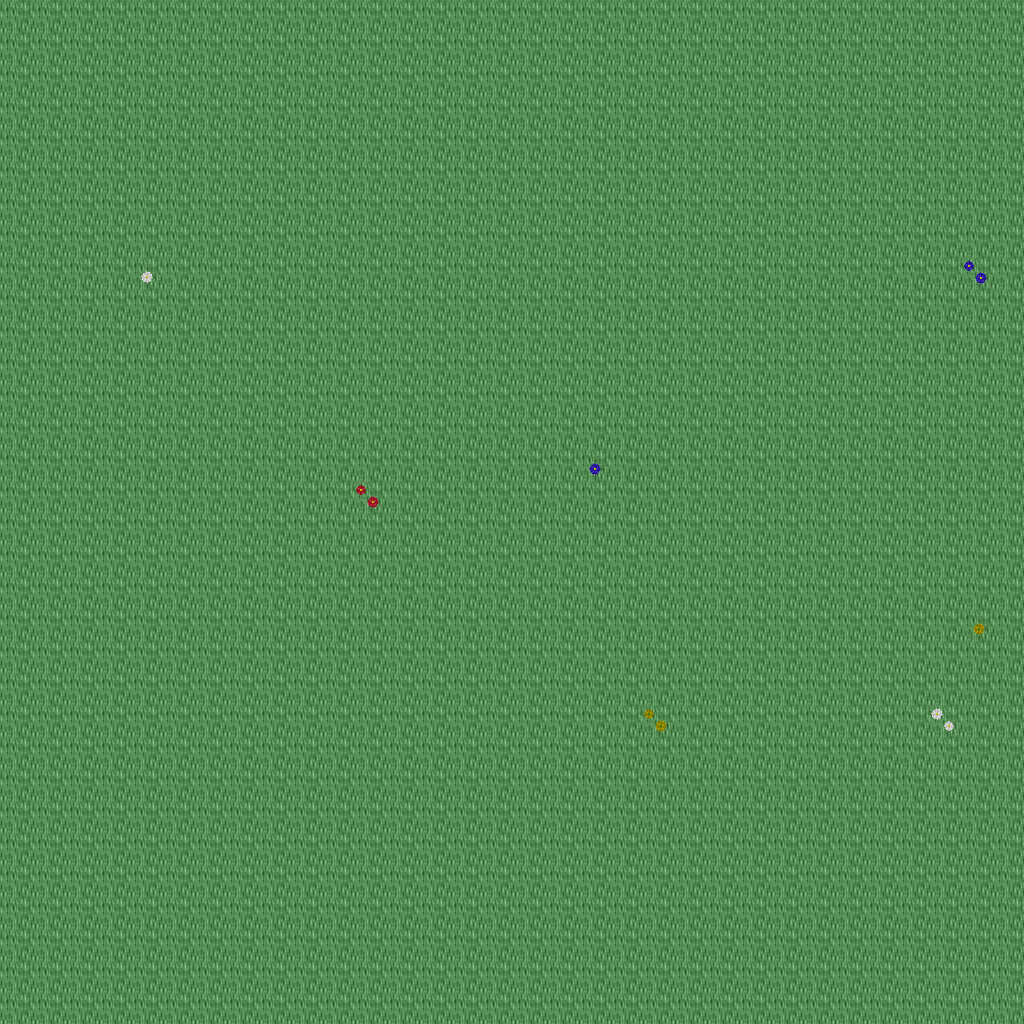

Tiled map render using the project's own tile images. Description and the map definition, with tile-layer contents summarised, below:
An orthogonal 32x32 tile map with 32x32 px tiles, 5 tile layers (Ground, Objects, Objects2, Above, ...), 1 hidden layer not drawn, 45 tilesets.

<map version="1.10" tiledversion="1.11.0" orientation="orthogonal" renderorder="right-down" width="32" height="32" tilewidth="32" tileheight="32" infinite="0" nextlayerid="11" nextobjectid="1">
 <tileset firstgid="1" name="logic_collision" tilewidth="32" tileheight="32" tilecount="1" columns="1">
  <image source="../drawable/logic_collision.png" width="32" height="32" />
 </tileset>
 <tileset firstgid="2" name="ground_ground" tilewidth="32" tileheight="32" tilecount="33" columns="3">
  <image source="../drawable/ground_ground.png" width="96" height="352" />
 </tileset>
 <tileset firstgid="35" name="building_castle" tilewidth="32" tileheight="32" tilecount="320" columns="20">
  <image source="../drawable/building_castle.png" width="640" height="512" />
 </tileset>
 <tileset firstgid="355" name="item_weapon_cannon" tilewidth="32" tileheight="32" tilecount="12" columns="3">
  <image source="../drawable/item_weapon_cannon.png" width="96" height="128" />
 </tileset>
 <tileset firstgid="367" name="item_pot_barrels_1" tilewidth="32" tileheight="32" tilecount="8" columns="4">
  <image source="../drawable/item_pot_barrels_1.png" width="128" height="64" />
 </tileset>
 <tileset firstgid="375" name="ground_grass_edges" tilewidth="32" tileheight="32" tilecount="36" columns="12">
  <image source="../drawable/ground_grass_edges.png" width="384" height="96" />
 </tileset>
 <tileset firstgid="411" name="ground_grass_corners" tilewidth="32" tileheight="32" tilecount="24" columns="6">
  <image source="../drawable/ground_grass_corners.png" width="192" height="128" />
 </tileset>
 <tileset firstgid="435" name="plant_vine" tilewidth="32" tileheight="32" tilecount="3" columns="1">
  <image source="../drawable/plant_vine.png" width="32" height="96" />
 </tileset>
 <tileset firstgid="438" name="ground_water_pool" tilewidth="32" tileheight="32" tilecount="72" columns="3">
  <image source="../drawable/ground_water_pool.png" width="96" height="768" />
 </tileset>
 <tileset firstgid="510" name="ground_earth_edges" tilewidth="32" tileheight="32" tilecount="18" columns="6">
  <image source="../drawable/ground_earth_edges.png" width="192" height="96" />
 </tileset>
 <tileset firstgid="528" name="building_decoration_chimney" tilewidth="32" tileheight="32" tilecount="2" columns="1">
  <image source="../drawable/building_decoration_chimney.png" width="32" height="64" />
 </tileset>
 <tileset firstgid="530" name="building_decoration_chimney_big" tilewidth="32" tileheight="32" tilecount="2" columns="1">
  <image source="../drawable/building_decoration_chimney_big.png" width="32" height="64" />
 </tileset>
 <tileset firstgid="532" name="plant_tree_fall_trees" tilewidth="32" tileheight="32" tilecount="40" columns="8">
  <image source="../drawable/plant_tree_fall_trees.png" width="256" height="160" />
 </tileset>
 <tileset firstgid="572" name="plant_tree_chestnut_tree" tilewidth="32" tileheight="32" tilecount="20" columns="4">
  <image source="../drawable/plant_tree_chestnut_tree.png" width="128" height="160" />
 </tileset>
 <tileset firstgid="592" name="plant_bush_hedge" tilewidth="32" tileheight="32" tilecount="35" columns="5">
  <image source="../drawable/plant_bush_hedge.png" width="160" height="224" />
 </tileset>
 <tileset firstgid="627" name="item_statue_gazingball_statue" tilewidth="32" tileheight="32" tilecount="12" columns="3">
  <image source="../drawable/item_statue_gazingball_statue.png" width="96" height="128" />
 </tileset>
 <tileset firstgid="639" name="plant_flower_red_blue_clusters" tilewidth="32" tileheight="32" tilecount="4" columns="1">
  <image source="../drawable/plant_flower_red_blue_clusters.png" width="32" height="128" />
 </tileset>
 <tileset firstgid="643" name="ground_cobbled_paving" tilewidth="32" tileheight="32" tilecount="1" columns="1">
  <image source="../drawable/ground_cobbled_paving.png" width="32" height="32" />
 </tileset>
 <tileset firstgid="644" name="furniture_light_lamp_blue" tilewidth="32" tileheight="32" tilecount="3" columns="1">
  <image source="../drawable/furniture_light_lamp_blue.png" width="32" height="96" />
 </tileset>
 <tileset firstgid="647" name="light_dim_light_7x5" tilewidth="32" tileheight="32" tilecount="35" columns="7">
  <image source="../drawable/light_dim_light_7x5.png" width="224" height="160" />
 </tileset>
 <tileset firstgid="682" name="light_light_5x5" tilewidth="32" tileheight="32" tilecount="25" columns="5">
  <image source="../drawable/light_light_5x5.png" width="160" height="160" />
 </tileset>
 <tileset firstgid="707" name="plant_leaves" tilewidth="32" tileheight="32" tilecount="8" columns="4">
  <image source="../drawable/plant_leaves.png" width="128" height="64" />
 </tileset>
 <tileset firstgid="715" name="plant_flower_flowers_mixed" tilewidth="32" tileheight="32" tilecount="16" columns="4">
  <image source="../drawable/plant_flower_flowers_mixed.png" width="128" height="128" />
 </tileset>
 <tileset firstgid="731" name="plant_bush_large_green" tilewidth="32" tileheight="32" tilecount="9" columns="3">
  <image source="../drawable/plant_bush_large_green.png" width="96" height="96" />
 </tileset>
 <tileset firstgid="740" name="plant_bush_hosta" tilewidth="32" tileheight="32" tilecount="9" columns="3">
  <image source="../drawable/plant_bush_hosta.png" width="96" height="96" />
 </tileset>
 <tileset firstgid="749" name="item_statue_fairypool" tilewidth="32" tileheight="32" tilecount="16" columns="2">
  <image source="../drawable/item_statue_fairypool.png" width="64" height="256" />
 </tileset>
 <tileset firstgid="765" name="item_statue_grey_stone" tilewidth="32" tileheight="32" tilecount="4" columns="2">
  <image source="../drawable/item_statue_grey_stone.png" width="64" height="64" />
 </tileset>
 <tileset firstgid="769" name="item_statue_plants_potted_stone" tilewidth="32" tileheight="32" tilecount="6" columns="3">
  <image source="../drawable/item_statue_plants_potted_stone.png" width="96" height="64" />
 </tileset>
 <tileset firstgid="775" name="plant_flower_daisy_blue" tilewidth="32" tileheight="32" tilecount="8" columns="2">
  <image source="../drawable/plant_flower_daisy_blue.png" width="64" height="128" />
 </tileset>
 <tileset firstgid="783" name="plant_flower_daisy_red" tilewidth="32" tileheight="32" tilecount="8" columns="2">
  <image source="../drawable/plant_flower_daisy_red.png" width="64" height="128" />
 </tileset>
 <tileset firstgid="791" name="plant_flower_daisy_white" tilewidth="32" tileheight="32" tilecount="8" columns="2">
  <image source="../drawable/plant_flower_daisy_white.png" width="64" height="128" />
 </tileset>
 <tileset firstgid="799" name="plant_flower_daisy_yellow" tilewidth="32" tileheight="32" tilecount="8" columns="2">
  <image source="../drawable/plant_flower_daisy_yellow.png" width="64" height="128" />
 </tileset>
 <tileset firstgid="807" name="furniture_chair_bench_white" tilewidth="32" tileheight="32" tilecount="8" columns="2">
  <image source="../drawable/furniture_chair_bench_white.png" width="64" height="128" />
 </tileset>
 <tileset firstgid="815" name="plant_bush_bricked_bushes" tilewidth="32" tileheight="32" tilecount="6" columns="2">
  <image source="../drawable/plant_bush_bricked_bushes.png" width="64" height="96" />
 </tileset>
 <tileset firstgid="821" name="plant_stump_small_stump" tilewidth="32" tileheight="32" tilecount="4" columns="2">
  <image source="../drawable/plant_stump_small_stump.png" width="64" height="64" />
 </tileset>
 <tileset firstgid="825" name="item_firewood" tilewidth="32" tileheight="32" tilecount="12" columns="3">
  <image source="../drawable/item_firewood.png" width="96" height="128" />
 </tileset>
 <tileset firstgid="837" name="item_campfires" tilewidth="32" tileheight="32" tilecount="2" columns="2">
  <image source="../drawable/item_campfires.png" width="64" height="32" />
 </tileset>
 <tileset firstgid="839" name="building_wall_int_sandstone" tilewidth="32" tileheight="32" tilecount="15" columns="3">
  <image source="../drawable/building_wall_int_sandstone.png" width="96" height="160" />
 </tileset>
 <tileset firstgid="854" name="logic_creature_rodent" tilewidth="32" tileheight="32" tilecount="8" columns="8">
  <image source="../drawable/logic_creature_rodent.png" width="256" height="32" />
 </tileset>
 <tileset firstgid="862" name="ground_ground_3" tilewidth="32" tileheight="32" tilecount="5" columns="5">
  <image source="../drawable/ground_ground_3.png" width="160" height="32" />
 </tileset>
 <tileset firstgid="867" name="building_cottage" tilewidth="32" tileheight="32" tilecount="256" columns="16">
  <image source="../drawable/building_cottage.png" width="512" height="512" />
 </tileset>
 <tileset firstgid="1123" name="building_roof_thatched_roof" tilewidth="32" tileheight="32" tilecount="256" columns="16">
  <image source="../drawable/building_roof_thatched_roof.png" width="512" height="512" />
 </tileset>
 <tileset firstgid="1379" name="building_door_doors" tilewidth="32" tileheight="32" tilecount="256" columns="16">
  <image source="../drawable/building_door_doors.png" width="512" height="512" />
 </tileset>
 <tileset firstgid="1635" name="building_window_windows" tilewidth="32" tileheight="32" tilecount="256" columns="16">
  <image source="../drawable/building_window_windows.png" width="512" height="512" />
 </tileset>
 <tileset firstgid="1891" name="logic_portal" tilewidth="32" tileheight="32" tilecount="24" columns="8">
  <image source="../drawable/logic_portal.png" width="256" height="96" />
 </tileset>
 <layer id="1" name="Ground" width="32" height="32">
  <data>[1024 cells, 1024 non-empty, 1 distinct tile ids]</data>
 </layer>
 <layer id="2" name="Objects" width="32" height="32">
  <data>[1024 cells, 7 non-empty, 7 distinct tile ids]</data>
 </layer>
 <layer id="3" name="Objects2" width="32" height="32">
  <data>[1024 cells, 0 non-empty, 0 distinct tile ids]</data>
 </layer>
 <layer id="4" name="Above" width="32" height="32">
  <data>[1024 cells, 0 non-empty, 0 distinct tile ids]</data>
 </layer>
 <layer id="5" name="Above2" width="32" height="32">
  <data>[1024 cells, 0 non-empty, 0 distinct tile ids]</data>
 </layer>
 <layer id="6" name="Walkable" width="32" height="32" visible="0">
  <data>[1024 cells, 0 non-empty, 0 distinct tile ids]</data>
 </layer>
 <objectgroup id="7" name="Mapevents" />
 <objectgroup id="8" name="Spawn" />
 <objectgroup id="9" name="Keys" />
 <objectgroup id="10" name="Replace" />
</map>
